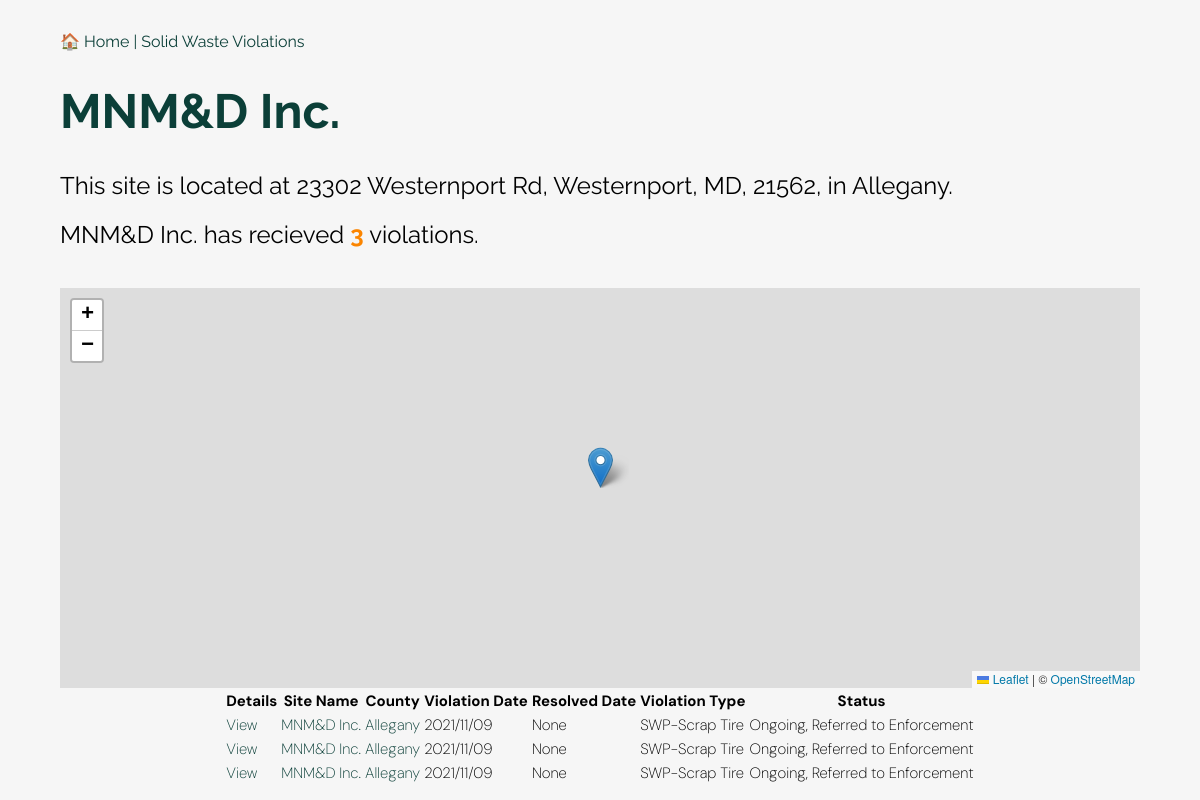
Page /site/173473 on the committed database.
### app.py (models this page shows)
class Violation(Model):
    site_no = CharField()
    site_name = CharField()
    street_address = CharField()
    city_state_zip = CharField()
    county = CharField()
    media = CharField()
    violation_date = DateTimeField()
    status = CharField()
    resolved_date = DateTimeField()
    violation = CharField()
    id = CharField(primary_key=True, unique=True)
    latitude = FloatField()
    longitude = FloatField()
    @property
    def county_obj(self):
        return County.get(County.county == self.county)
    class Meta:
        table_name = "violations"
        database = db

### app.py (the view)
@app.route("/site/<site_no>")
def site(site_no):
    template = 'site.html'
    site_number = Violation.get(Violation.site_no == site_no)
    total_violations = (Violation
                        .select()
                        .where(Violation.site_no == site_no)
                        .count())
    violation_list = Violation.select().where(
        Violation.site_no == site_no
    ).order_by(Violation.violation_date.desc())
    site_violation_count = violation_list.count()
    lat = site_number.latitude
    lng = site_number.longitude
    return render_template(template,
    site_name = site_number.site_name,
    street_address = site_number.street_address,
    county = site_number.county,
    city_state_zip = site_number.city_state_zip,
    violation_list = violation_list,
    site_violation_count = site_violation_count,
    lat=lat, lng=lng)

### templates/site.html (shortened to what this page needs)
<!doctype html>
<html>
  <head>
    <link href="https://cdn.datatables.net/v/dt/dt-2.0.7/r-3.0.2/datatables.min.css" rel="stylesheet">
    <link rel="stylesheet" href="{{ url_for('static', filename='style.css') }}"">
    <link rel="stylesheet" href="https://unpkg.com/leaflet@1.9.3/dist/leaflet.css"
/>
  </head>
  <body>
      <div class="jumbotron">
        <div class="container">
          <nav class="navbar navbar-expand-lg navbar-dark bg-dark">
            <a class="navbar-brand" href="/">&#127968 Home | Solid Waste Violations</a>
          </nav>
          <h1>{{ site_name }}</h1>
          <h2>This site is located at {{ street_address }}, {{ city_state_zip }}, in {{ county }}.</h2>
          <h2>{{ site_name }} has recieved <div class="total">{{ site_violation_count }}</div> violations.</h2>
          <br>
          <div id="map">
          </div>
          <table id="violations" class="display">
            <thead>
            <tr>
              <th>Details</th>
              <th>Site Name</th>
              <th>County</th>
              <th>Violation Date</th>
              <th>Resolved Date</th>
              <th>Violation Type</th>
              <th>Status</th>
          </tr>
        </thead>
        <tbody>
          {% for violation in violation_list %}
          <tr>
            <td><a href="{{ url_for('detail', id=violation.id) }}">View</a></td>
            <td><a href="{{ url_for('site', site_no=violation.site_no) }}">{{ violation.site_name }}</a></td>
            <td><a href="{{ url_for('county', slug=violation.county_obj.slug) }}">{{ violation.county }}</td>
            <td>{{ violation.violation_date if violation.violation_date not in ['', 'None'] else 'None' }}</td>
            <td>{{ violation.resolved_date if violation.resolved_date not in ['', 'None'] else 'None' }}</td>
            <td>{{ violation.media }}</td>
            <td>{{ violation.status }}</td>
          </tr>
          {% endfor %}
        </tbody>
        </table>
        </div>
      </div>
  </body>
</html>

### static/style.css (style rules this page uses)
table { font-size: 15px; font-family: 'DM Sans', sans-serif; font-weight: 200; table-layout: fixed; margin: auto; }
.container { width: 90%; margin: auto; overflow-x: auto; }
tr, td, th { border-color: #f2f2f2; box-sizing: border-box; }
body { margin: 0 auto; padding: 0; font-family: 'Raleway', sans-serif; background-color: #F6F6F6; max-width: 1200px; margin-top: 2em; margin-bottom: 1em; }
h1 { color: #0B3F38; font-size: 3em; }
.total { font-weight: bold; color: #fb8500; display: inline; }
a { text-decoration: none; color: #0B3F38; }
h1 { font-size: 3em; }
h2 { font-weight: normal; }
#map { height: 400px; width: 100%; }

### rows in the picture
Violation: site_name "MNM&D Inc.", street_address "23302 Westernport Rd", city_state_zip "Westernport, MD, 21562", county "Allegany", violation_date "2021/11/09", resolved_date "None", media "SWP-Scrap Tire", status "Ongoing, Referred to Enforcement"
Violation: site_name "MNM&D Inc.", county "Allegany", violation_date "2021/11/09", resolved_date "None", media "SWP-Scrap Tire", status "Ongoing, Referred to Enforcement"
Violation: site_name "MNM&D Inc.", county "Allegany", violation_date "2021/11/09", resolved_date "None", media "SWP-Scrap Tire", status "Ongoing, Referred to Enforcement"

### other values in the picture
{{ site_violation_count }} "3"
